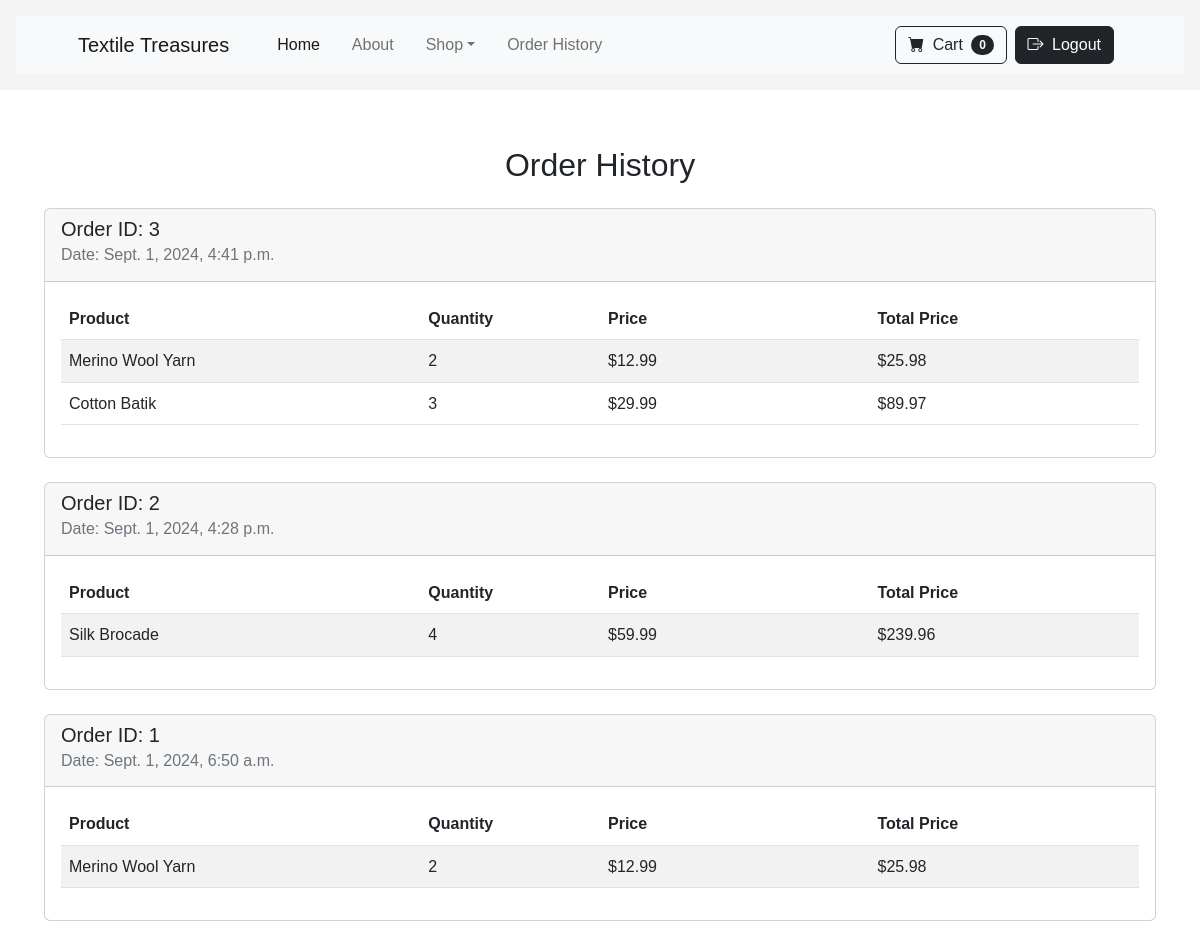
The page /order-history/ (signed in) on the database its author committed.
### store/models.py (models this page shows, shortened)
class Order(models.Model):
    first_name = models.CharField(max_length=50)
    last_name = models.CharField(max_length=50)
    email = models.EmailField()
    address = models.CharField(max_length=255)
    city = models.CharField(max_length=100)
    postal_code = models.CharField(max_length=20)
    country = models.CharField(max_length=100)
    created_at = models.DateTimeField(auto_now_add=True)
    user = models.ForeignKey(User, on_delete=models.CASCADE, default=1)
    order_date = models.DateTimeField(default=datetime.now)

class OrderItem(models.Model):
    order = models.ForeignKey(Order, related_name='items', on_delete=models.CASCADE)
    product = models.ForeignKey(Product, related_name='order_items', on_delete=models.CASCADE)
    quantity = models.PositiveIntegerField(default=1)
    price = models.DecimalField(max_digits=10, decimal_places=2)

class Product(models.Model):
    name = models.CharField(max_length=200)
    description = models.TextField()
    price = models.DecimalField(max_digits=10, decimal_places=2)
    image = models.ImageField(upload_to='products/', blank=True, null=True)
    category = models.CharField(max_length=100, choices=[
        ('fabric', 'Fabric'),
        ('yarn', 'Yarn'),
        ('accessories', 'Accessories'),
    ])
    material = models.CharField(max_length=100)
    color = models.CharField(max_length=50)

### store/views.py (the view)
# urls.py: path('order-history/', views.order_history, name='order_history'),
@login_required
def order_history(request):
    orders = Order.objects.filter(user=request.user).prefetch_related('items').order_by('-order_date')
    return render(request, 'store/order_history.html', {'orders': orders})

### store/context_processors.py (called while the page is built)
def cart_count(request):
    cart = request.session.get('cart', {})
    count = sum(cart.values())
    return {'cart_count': count}

### store/templatetags/custom_filters.py (called while the page is built)
@register.filter
def multiply(value, arg):
    try:
        return float(value) * float(arg)
    except (ValueError, TypeError):
        return None

### store/templates/store/order_history.html
{% extends "store/base.html" %} {% load custom_filters %} {% block content %}
<h2 class="my-4 text-center">Order History</h2>
<div class="container">
  <div class="row">
    {% for order in orders %}
    <div class="col-12 mb-4">
      <div class="card">
        <div class="card-header">
          <h5 class="card-title">Order ID: {{ order.id }}</h5>
          <h6 class="card-subtitle mb-2 text-muted">
            Date: {{ order.order_date }}
          </h6>
        </div>
        <div class="card-body">
          <table class="table table-striped table-fixed">
            <thead>
              <tr>
                <th class="col-4">Product</th>
                <th class="col-2">Quantity</th>
                <th class="col-3">Price</th>
                <th class="col-3">Total Price</th>
              </tr>
            </thead>
            <tbody>
              {% for item in order.items.all %}
              <tr>
                <td class="col-4">{{ item.product.name }}</td>
                <td class="col-2">{{ item.quantity }}</td>
                <td class="col-3">${{ item.price }}</td>
                <td class="col-3">
                  ${{ item.price|multiply:item.quantity|floatformat:2 }}
                </td>
              </tr>
              {% endfor %}
            </tbody>
          </table>
        </div>
      </div>
    </div>
    {% endfor %}
  </div>
</div>
{% endblock %}

### store/templates/store/base.html (style rules this page uses)
body { font-family: Arial, sans-serif; line-height: 1.6; margin: 0; padding: 0; }

### rows shown on the page
Order: id "3", order_date "Sept. 1, 2024, 4:41 p.m."
OrderItem: product.name "Merino Wool Yarn", quantity "2", price "12.99", price|multiply "25.98"
OrderItem: product.name "Cotton Batik", quantity "3", price "29.99", price|multiply "89.97"
Order: id "2", order_date "Sept. 1, 2024, 4:28 p.m."
OrderItem: product.name "Silk Brocade", quantity "4", price "59.99", price|multiply "239.96"
Order: id "1", order_date "Sept. 1, 2024, 6:50 a.m."
OrderItem: product.name "Merino Wool Yarn", quantity "2", price "12.99", price|multiply "25.98"

### other values the page prints
{{ cart_count }} "0"
